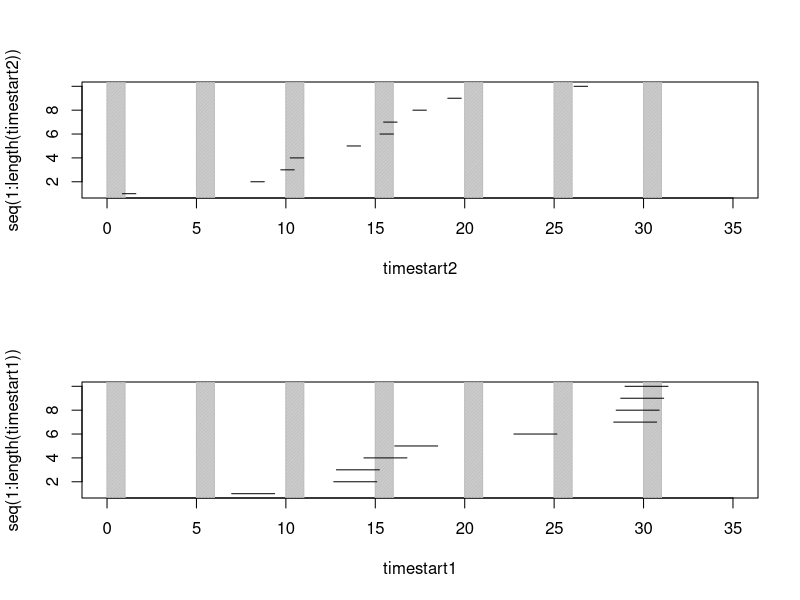

Write the R code that produced this figure.



carcount <- function(o, plot = FALSE){
  # slow cars
  timestart1 <- sort(runif(n= 10, 0,30))
  
  # fast car leave times
  timestart2 <- sort(runif(n = 10, 0,30))
  
  speedSlow = 25
  speedFast = 80
  
  timeLeaveRoad1 <- timestart1 + 60/speedSlow
  timeLeaveRoad2 <- timestart2 + 60/speedFast
  
  
  # distance of observation
  dobs <- 1 #mile
  
  # you observe cars for 1 minute, every 5 minutes
  timeObsStart <- seq(0,30, by = 5)
  timeObsEnd <- timeObsStart + 1
  
  if(plot){
    par(mfrow = c(2,1))
    plot(x = timestart2, y = seq(1:length(timestart2)), xlim = c(0, 35), type = 'n')
    rect(xleft = timeObsStart, ybottom = 0, xright = timeObsEnd, ytop = 15, density = 100, col = 'grey')
    segments(x0 = timestart2, x1 = timeLeaveRoad2, y0 = seq(1:length(timestart2)), y1 = seq(1:length(timestart2)))
    
    
    plot(x = timestart1, y = seq(1:length(timestart1)), xlim = c(0, 35), type = 'n')
    rect(xleft = timeObsStart, ybottom = 0, xright = timeObsEnd, ytop = 15, density = 100, col = 'grey')
    segments(x0 = timestart1, x1 = timeLeaveRoad1, y0 = seq(1:length(timestart1)), y1 = seq(1:length(timestart1)))
  }
  
  
  
  # count observations
  (countFast <- sum(sapply(1:length(timeObsStart), FUN = function(x) {
    timestart2 < timeObsEnd[x] &  timeLeaveRoad2 > timeObsStart[x]
  })))
  
  (countSlow <- sum(sapply(1:length(timeObsStart), FUN = function(x) {
    timestart1 < timeObsEnd[x] &  timeLeaveRoad1 > timeObsStart[x]
  })))
  
  return(c(fast = countFast, slow = countSlow))

}

carcount(plot = TRUE)


cts <- t(as.data.frame(sapply(1:1000, carcount)))
colMeans(cts)
